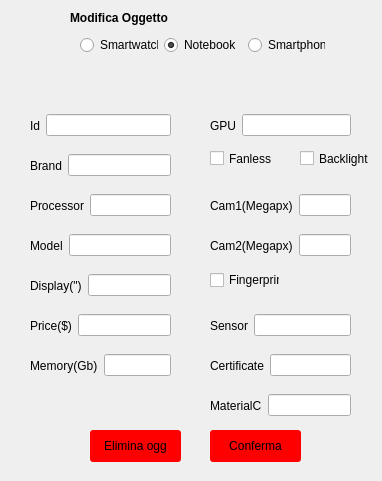
<?xml version="1.0" encoding="UTF-8"?>
<ui version="4.0">
 <class>itemDataView</class>
 <widget class="QWidget" name="itemDataView">
  <property name="geometry">
   <rect>
    <x>0</x>
    <y>0</y>
    <width>382</width>
    <height>481</height>
   </rect>
  </property>
  <property name="windowTitle">
   <string>Form</string>
  </property>
  <widget class="QWidget" name="horizontalLayoutWidget_2">
   <property name="geometry">
    <rect>
     <x>30</x>
     <y>110</y>
     <width>141</width>
     <height>31</height>
    </rect>
   </property>
   <layout class="QHBoxLayout" name="horizontalLayout_2">
    <item>
     <widget class="QLabel" name="iDlabel">
      <property name="text">
       <string>Id</string>
      </property>
     </widget>
    </item>
    <item>
     <widget class="QLineEdit" name="iDEdit"/>
    </item>
   </layout>
  </widget>
  <widget class="QCheckBox" name="checkBox_backL">
   <property name="geometry">
    <rect>
     <x>300</x>
     <y>150</y>
     <width>70</width>
     <height>17</height>
    </rect>
   </property>
   <property name="text">
    <string>Backlight</string>
   </property>
  </widget>
  <widget class="QWidget" name="horizontalLayoutWidget_3">
   <property name="geometry">
    <rect>
     <x>30</x>
     <y>150</y>
     <width>141</width>
     <height>31</height>
    </rect>
   </property>
   <layout class="QHBoxLayout" name="horizontalLayout_3">
    <item>
     <widget class="QLabel" name="branlabel">
      <property name="text">
       <string>Brand</string>
      </property>
     </widget>
    </item>
    <item>
     <widget class="QLineEdit" name="brandEdit"/>
    </item>
   </layout>
  </widget>
  <widget class="QCheckBox" name="checkBox_finger">
   <property name="geometry">
    <rect>
     <x>210</x>
     <y>270</y>
     <width>70</width>
     <height>20</height>
    </rect>
   </property>
   <property name="text">
    <string>Fingerprint</string>
   </property>
  </widget>
  <widget class="QWidget" name="horizontalLayoutWidget_11">
   <property name="geometry">
    <rect>
     <x>210</x>
     <y>230</y>
     <width>141</width>
     <height>31</height>
    </rect>
   </property>
   <layout class="QHBoxLayout" name="horizontalLayout_11">
    <item>
     <widget class="QLabel" name="cam2label">
      <property name="text">
       <string>Cam2(Megapx)</string>
      </property>
     </widget>
    </item>
    <item>
     <widget class="QLineEdit" name="cam2Edit"/>
    </item>
   </layout>
  </widget>
  <widget class="QWidget" name="horizontalLayoutWidget">
   <property name="geometry">
    <rect>
     <x>80</x>
     <y>30</y>
     <width>245</width>
     <height>31</height>
    </rect>
   </property>
   <layout class="QHBoxLayout" name="horizontalLayout">
    <item>
     <widget class="QRadioButton" name="radioSmartwatch">
      <property name="text">
       <string>Smartwatch</string>
      </property>
     </widget>
    </item>
    <item>
     <widget class="QRadioButton" name="radioNotebook">
      <property name="text">
       <string>Notebook</string>
      </property>
      <property name="checked">
       <bool>true</bool>
      </property>
     </widget>
    </item>
    <item>
     <widget class="QRadioButton" name="radioSmartphone">
      <property name="text">
       <string>Smartphone</string>
      </property>
     </widget>
    </item>
   </layout>
  </widget>
  <widget class="QWidget" name="horizontalLayoutWidget_6">
   <property name="geometry">
    <rect>
     <x>30</x>
     <y>270</y>
     <width>141</width>
     <height>31</height>
    </rect>
   </property>
   <layout class="QHBoxLayout" name="horizontalLayout_6">
    <item>
     <widget class="QLabel" name="displaylabel">
      <property name="text">
       <string>Display(&quot;)</string>
      </property>
     </widget>
    </item>
    <item>
     <widget class="QLineEdit" name="displayEdit">
      <property name="text">
       <string/>
      </property>
     </widget>
    </item>
   </layout>
  </widget>
  <widget class="QPushButton" name="cancelbtn">
   <property name="geometry">
    <rect>
     <x>90</x>
     <y>430</y>
     <width>91</width>
     <height>32</height>
    </rect>
   </property>
   <property name="styleSheet">
    <string notr="true">QPushButton {
    background-color:  rgb(255,0,0);
    border-radius: 3px;
	color: black;
}
QPushButton:pressed {
    background-color: rgb(203, 218, 249);
	color: black;
}</string>
   </property>
   <property name="text">
    <string>Elimina ogg</string>
   </property>
  </widget>
  <widget class="QWidget" name="horizontalLayoutWidget_7">
   <property name="geometry">
    <rect>
     <x>30</x>
     <y>310</y>
     <width>141</width>
     <height>31</height>
    </rect>
   </property>
   <layout class="QHBoxLayout" name="horizontalLayout_7">
    <item>
     <widget class="QLabel" name="pricelabel">
      <property name="text">
       <string>Price($)</string>
      </property>
     </widget>
    </item>
    <item>
     <widget class="QLineEdit" name="priceEdit"/>
    </item>
   </layout>
  </widget>
  <widget class="QLabel" name="label">
   <property name="geometry">
    <rect>
     <x>70</x>
     <y>10</y>
     <width>201</width>
     <height>16</height>
    </rect>
   </property>
   <property name="font">
    <font>
     <weight>75</weight>
     <bold>true</bold>
    </font>
   </property>
   <property name="text">
    <string>Modifica Oggetto</string>
   </property>
  </widget>
  <widget class="QWidget" name="horizontalLayoutWidget_8">
   <property name="geometry">
    <rect>
     <x>30</x>
     <y>350</y>
     <width>141</width>
     <height>31</height>
    </rect>
   </property>
   <layout class="QHBoxLayout" name="horizontalLayout_8">
    <item>
     <widget class="QLabel" name="memorylabel">
      <property name="text">
       <string>Memory(Gb)</string>
      </property>
     </widget>
    </item>
    <item>
     <widget class="QLineEdit" name="memoryEdit"/>
    </item>
   </layout>
  </widget>
  <widget class="QWidget" name="horizontalLayoutWidget_5">
   <property name="geometry">
    <rect>
     <x>30</x>
     <y>230</y>
     <width>141</width>
     <height>31</height>
    </rect>
   </property>
   <layout class="QHBoxLayout" name="horizontalLayout_5">
    <item>
     <widget class="QLabel" name="modellabel">
      <property name="text">
       <string>Model</string>
      </property>
     </widget>
    </item>
    <item>
     <widget class="QLineEdit" name="modelEdit"/>
    </item>
   </layout>
  </widget>
  <widget class="QCheckBox" name="checkBox_fanles">
   <property name="geometry">
    <rect>
     <x>210</x>
     <y>150</y>
     <width>70</width>
     <height>17</height>
    </rect>
   </property>
   <property name="text">
    <string>Fanless</string>
   </property>
  </widget>
  <widget class="QWidget" name="horizontalLayoutWidget_9">
   <property name="geometry">
    <rect>
     <x>210</x>
     <y>110</y>
     <width>141</width>
     <height>31</height>
    </rect>
   </property>
   <layout class="QHBoxLayout" name="horizontalLayout_9">
    <item>
     <widget class="QLabel" name="GPUlabel">
      <property name="text">
       <string>GPU</string>
      </property>
     </widget>
    </item>
    <item>
     <widget class="QLineEdit" name="GPUEdit"/>
    </item>
   </layout>
  </widget>
  <widget class="QWidget" name="horizontalLayoutWidget_10">
   <property name="geometry">
    <rect>
     <x>210</x>
     <y>190</y>
     <width>141</width>
     <height>31</height>
    </rect>
   </property>
   <layout class="QHBoxLayout" name="horizontalLayout_10">
    <item>
     <widget class="QLabel" name="cam1label">
      <property name="text">
       <string>Cam1(Megapx)</string>
      </property>
     </widget>
    </item>
    <item>
     <widget class="QLineEdit" name="cam1Edit"/>
    </item>
   </layout>
  </widget>
  <widget class="QWidget" name="horizontalLayoutWidget_4">
   <property name="geometry">
    <rect>
     <x>30</x>
     <y>190</y>
     <width>141</width>
     <height>31</height>
    </rect>
   </property>
   <layout class="QHBoxLayout" name="horizontalLayout_4">
    <item>
     <widget class="QLabel" name="processorlabel">
      <property name="text">
       <string>Processor</string>
      </property>
     </widget>
    </item>
    <item>
     <widget class="QLineEdit" name="processorEdit"/>
    </item>
   </layout>
  </widget>
  <widget class="QWidget" name="horizontalLayoutWidget_15">
   <property name="geometry">
    <rect>
     <x>210</x>
     <y>310</y>
     <width>141</width>
     <height>31</height>
    </rect>
   </property>
   <layout class="QHBoxLayout" name="horizontalLayout_18">
    <item>
     <widget class="QLabel" name="sensorlabel">
      <property name="text">
       <string>Sensor</string>
      </property>
     </widget>
    </item>
    <item>
     <widget class="QLineEdit" name="sensorEdit"/>
    </item>
   </layout>
  </widget>
  <widget class="QWidget" name="horizontalLayoutWidget_14">
   <property name="geometry">
    <rect>
     <x>210</x>
     <y>390</y>
     <width>141</width>
     <height>31</height>
    </rect>
   </property>
   <layout class="QHBoxLayout" name="horizontalLayout_17">
    <item>
     <widget class="QLabel" name="materiallabel">
      <property name="text">
       <string>MaterialC</string>
      </property>
     </widget>
    </item>
    <item>
     <widget class="QLineEdit" name="materialEdit"/>
    </item>
   </layout>
  </widget>
  <widget class="QWidget" name="horizontalLayoutWidget_13">
   <property name="geometry">
    <rect>
     <x>210</x>
     <y>350</y>
     <width>141</width>
     <height>31</height>
    </rect>
   </property>
   <layout class="QHBoxLayout" name="horizontalLayout_16">
    <item>
     <widget class="QLabel" name="certificatelabel">
      <property name="text">
       <string>Certificate</string>
      </property>
     </widget>
    </item>
    <item>
     <widget class="QLineEdit" name="certificateEdit">
      <property name="text">
       <string/>
      </property>
     </widget>
    </item>
   </layout>
  </widget>
  <widget class="QPushButton" name="confirmbtn">
   <property name="geometry">
    <rect>
     <x>210</x>
     <y>430</y>
     <width>91</width>
     <height>32</height>
    </rect>
   </property>
   <property name="styleSheet">
    <string notr="true">QPushButton {
    background-color:  rgb(255,0,0);
    border-radius: 3px;
	color: black;
}
QPushButton:pressed {
    background-color: rgb(203, 218, 249);
	color: black;
}</string>
   </property>
   <property name="text">
    <string>Conferma</string>
   </property>
  </widget>
 </widget>
 <resources/>
 <connections/>
</ui>
